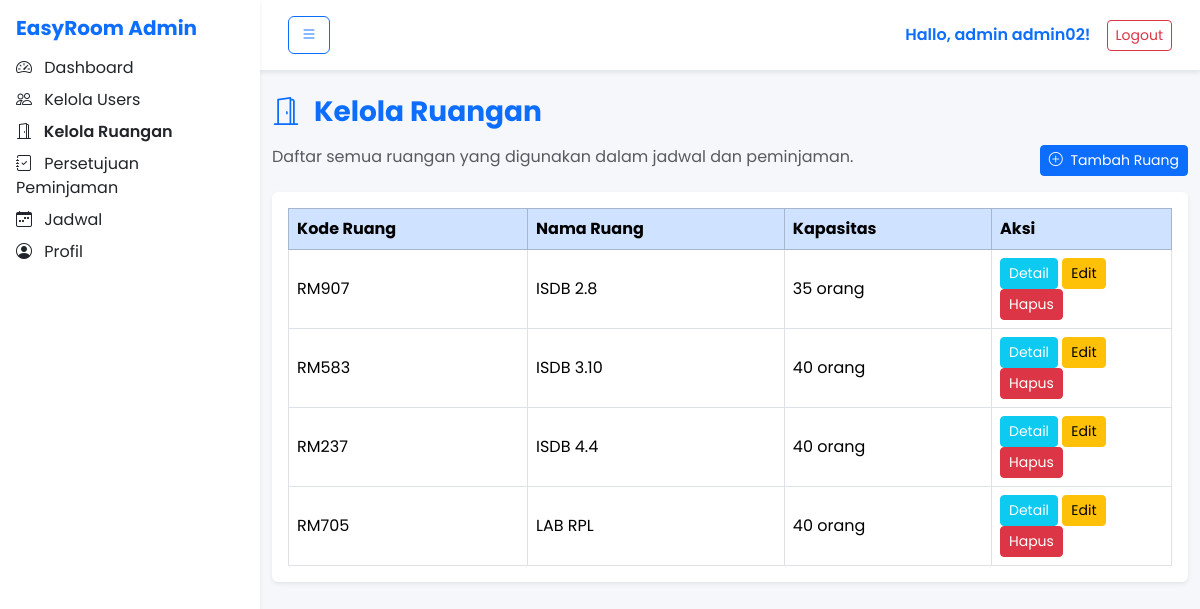
The app's page /admin/ruang.php (signed in) with its own data.
### tables this page shows
CREATE TABLE `ruang` (
  `kode_ruang` varchar(15) NOT NULL,
  `nama_ruang` varchar(50) NOT NULL,
  `kapasitas` int(11) DEFAULT NULL,
  `fasilitas` text DEFAULT NULL,
  `lokasi` varchar(100) DEFAULT NULL,
  `status` enum('Terpakai','Kosong') DEFAULT 'Terpakai'
);

### admin/ruang.php (the view, shortened to what this page needs)
<?php
require_once __DIR__ . '/../config.php';
$ruang = $conn->query("SELECT * FROM ruang ORDER BY nama_ruang");
?>
<!doctype html>
<html lang="id">
<head>
    <link rel="stylesheet" href="https://cdn.jsdelivr.net/npm/bootstrap@5.3.3/dist/css/bootstrap.min.css">
    <link rel="stylesheet" href="https://cdn.jsdelivr.net/npm/bootstrap-icons@1.11.3/font/bootstrap-icons.css">
    <link rel="stylesheet" href="https://unpkg.com/aos@2.3.1/dist/aos.css">
    <link rel="stylesheet" href="../assets/css/style.css">
</head>
<body>
    <?php include 'sidebar.php'; ?>
    <div class="content">
        <?php include 'header.php'; ?>
        <div class="container py-4">
            <h3 class="fw-bold text-primary mb-3">
                <i class="bi bi-door-open me-2"></i> Kelola Ruangan
            </h3>
            <div class="d-flex justify-content-between mb-3">
                <p class="text-muted mb-0">Daftar semua ruangan yang digunakan dalam jadwal dan peminjaman.</p>
                <a href="ruang_add.php" class="btn btn-primary btn-sm">
                    <i class="bi bi-plus-circle me-1"></i> Tambah Ruang
                </a>
            </div>
            <div class="card shadow-sm border-0">
                <div class="card-body">
                    <?php if ($ruang->num_rows === 0): ?>
                        <p class="text-muted mb-0">Belum ada data ruangan.</p>
                    <?php else: ?>
                        <div class="table-responsive">
                            <table class="table table-bordered align-middle mb-0">
                                <thead class="table-primary">
                                    <tr>
                                        <th>Kode Ruang</th>
                                        <th>Nama Ruang</th>
                                        <th>Kapasitas</th>
                                        <th style="width: 180px;">Aksi</th>
                                    </tr>
                                </thead>
                                <tbody>
                                    <?php while ($r = $ruang->fetch_assoc()): ?>
                                        <tr>
                                            <td><?= htmlspecialchars($r['kode_ruang']); ?></td>
                                            <td><?= htmlspecialchars($r['nama_ruang']); ?></td>
                                            <td><?= (int)$r['kapasitas']; ?> orang</td>
                                            <td>
                                                <a href="ruang_detail.php?kode=<?= urlencode($r['kode_ruang']); ?>"
                                                    class="btn btn-info btn-sm text-white">
                                                    Detail
                                                </a>
                                                <a href="ruang_edit.php?kode=<?= urlencode($r['kode_ruang']); ?>"
                                                    class="btn btn-warning btn-sm">
                                                    Edit
                                                </a>
                                                <a href="../backend/admin/ruang_action.php?action=delete&kode=<?= urlencode($r['kode_ruang']); ?>"
                                                    class="btn btn-danger btn-sm"
                                                    onclick="return confirm('Yakin ingin menghapus ruang ini? Data jadwal/peminjaman yang terkait bisa ikut terdampak.');">
                                                    Hapus
                                                </a>
                                            </td>
                                        </tr>
                                    <?php endwhile; ?>
                                </tbody>
                            </table>
                        </div>
                    <?php endif; ?>
                </div>
            </div>
        </div>
    </div>
</body>
</html>

### assets/css/style.css (style rules this page uses)
body { font-family: "Poppins", sans-serif; background: #f5f7fb; color: #1f2933; }
a { text-decoration: none; }

### admin/sidebar.php (style rules this page uses)
:root { --sidebar-width: 260px; }
.content { margin-left: var(--sidebar-width); transition: margin-left 0.3s ease-in-out; width: calc(100% - var(--sidebar-width)); }

### records on screen
ruang: kode_ruang "RM907", nama_ruang "ISDB 2.8", kapasitas "35"
ruang: kode_ruang "RM583", nama_ruang "ISDB 3.10", kapasitas "40"
ruang: kode_ruang "RM237", nama_ruang "ISDB 4.4", kapasitas "40"
ruang: kode_ruang "RM705", nama_ruang "LAB RPL", kapasitas "40"

### other values on screen
$user['nama'] "admin02"
